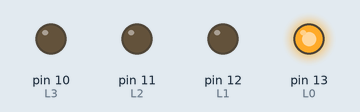
The sketch below on a simulated Arduino Uno, built with avr-gcc and run on an emulated ATmega328P. On the bench: output pins drawn as LEDs (lit = HIGH).

Above: at 0.5 s.
At 1.5 s:
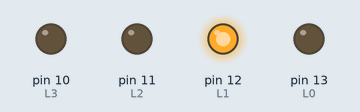
At 3.5 s:
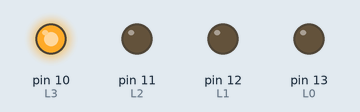
At 6.5 s:
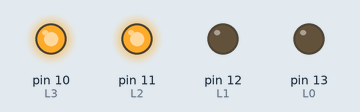
At 9.5 s:
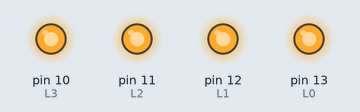
At 13.5 s:
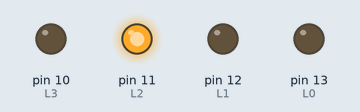
Timing chart, 0 to 14.3 s (numbered marks = the images above):
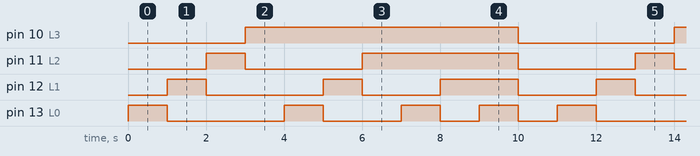

The sketch:

Sand_Glass_Filling.ino
```cpp
/* Project name		: Sand_Glass_Filling_for_Robomart_Arduino_Board
// Complied by 		: www.robomart.com
// Designed for         : ROBOSAPIENS TECHNOLOGIES PVT. LTD
//                	  http://www.robosapiensindia.com

/****************Sand Glass Filling of LEDs using Arduino Library****************/

/*
Fill the LEDs with one second duration, repeatedly.
 */

// 4 Bit LEDs (L0 – L3) connected to Pin 13, 12, 11, 10 respectively.
// give them a name:
int L0 = 13;
int L1 = 12;
int L2 = 11;
int L3 = 10;

// the setup routine runs once when you press reset:
void setup()
{
 // initialize the digital pins as an output.
 pinMode(L0, OUTPUT);
 pinMode(L1, OUTPUT);
 pinMode(L2, OUTPUT);
 pinMode(L3, OUTPUT);
}

// the loop routine runs over and over again forever:
void loop()
{
 digitalWrite(L0, HIGH);                // stores the status of L0(HIGH is the voltage level)
 delay(1000);              		// wait for a second
 digitalWrite(L0, LOW);                 // stores the status of L0(LOW is the voltage level)
 digitalWrite(L1, HIGH);                // stores the status of L1(HIGH is the voltage level)
 delay(1000);              		// wait for a second
 digitalWrite(L1, LOW);                 // stores the status of L1(LOW is the voltage level)
 digitalWrite(L2, HIGH);                // stores the status of L2(HIGH is the voltage level)
 delay(1000);              		// wait for a second
 digitalWrite(L2, LOW);                 // stores the status of L2(LOW is the voltage level)
 digitalWrite(L3, HIGH);                // stores the status of L3(HIGH is the voltage level)
 delay(1000);              		// wait for a second
 digitalWrite(L0, HIGH);                // stores the status of L0(HIGH is the voltage level)
 delay(1000);              		// wait for a second
 digitalWrite(L0, LOW);                 // stores the status of L0(LOW is the voltage level)
 digitalWrite(L1, HIGH);                // stores the status of L1(HIGH is the voltage level)
 delay(1000);              		// wait for a second
 digitalWrite(L1, LOW);                 // stores the status of L1(LOW is the voltage level)
 digitalWrite(L2, HIGH);                // stores the status of L2(HIGH is the voltage level)
 delay(1000);              		// wait for a second
 digitalWrite(L0, HIGH);                // stores the status of L0(HIGH is the voltage level)
 delay(1000);              		// wait for a second
 digitalWrite(L0, LOW);                 // stores the status of L0(LOW is the voltage level)
 digitalWrite(L1, HIGH);                // stores the status of L1(HIGH is the voltage level)
 delay(1000);              		// wait for a second
 digitalWrite(L0, HIGH);                // stores the status of L0(HIGH is the voltage level)
 delay(1000);              		// wait for a second

 digitalWrite(L0, LOW);                 // stores the status of L0(LOW is the voltage level)
 digitalWrite(L1, LOW);                 // stores the status of L1(LOW is the voltage level)
 digitalWrite(L2, LOW);                 // stores the status of L2(LOW is the voltage level)
 digitalWrite(L3, LOW);                 // stores the status of L3(LOW is the voltage level)
 delay(1000);              		// wait for a second
}

/*************end of the program*************/
```

Measured:
- by itself, pin 10 (L3): alternates HIGH for 7.0 s and LOW for 4.0 s
- by itself, pin 11 (L2): repeats every 11.0 s: LOW 3.0 s, HIGH 4.0 s, LOW 3.0 s, HIGH 1.0 s
- by itself, pin 12 (L1): repeats every 11.0 s: LOW 3.0 s, HIGH 1.0 s, LOW 2.0 s, HIGH 2.0 s, LOW 2.0 s, HIGH 1.0 s
- by itself, pin 13 (L0): repeats every 11.0 s: LOW 3.0 s, HIGH 1.0 s, LOW 2.0 s, 2 × (HIGH 1.0 s, LOW 1.0 s), HIGH 1.0 s
